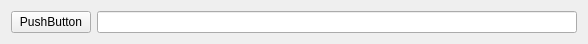
<?xml version="1.0" encoding="UTF-8"?>
<ui version="4.0">
 <class>Widget</class>
 <widget class="QWidget" name="Widget">
  <property name="geometry">
   <rect>
    <x>0</x>
    <y>0</y>
    <width>588</width>
    <height>43</height>
   </rect>
  </property>
  <property name="windowTitle">
   <string>Widget</string>
  </property>
  <layout class="QVBoxLayout" name="verticalLayout">
   <item>
    <layout class="QHBoxLayout" name="horizontalLayout">
     <item>
      <widget class="QPushButton" name="pushButton">
       <property name="text">
        <string>PushButton</string>
       </property>
      </widget>
     </item>
     <item>
      <widget class="QLineEdit" name="lineEdit"/>
     </item>
    </layout>
   </item>
  </layout>
 </widget>
 <resources/>
 <connections/>
</ui>
